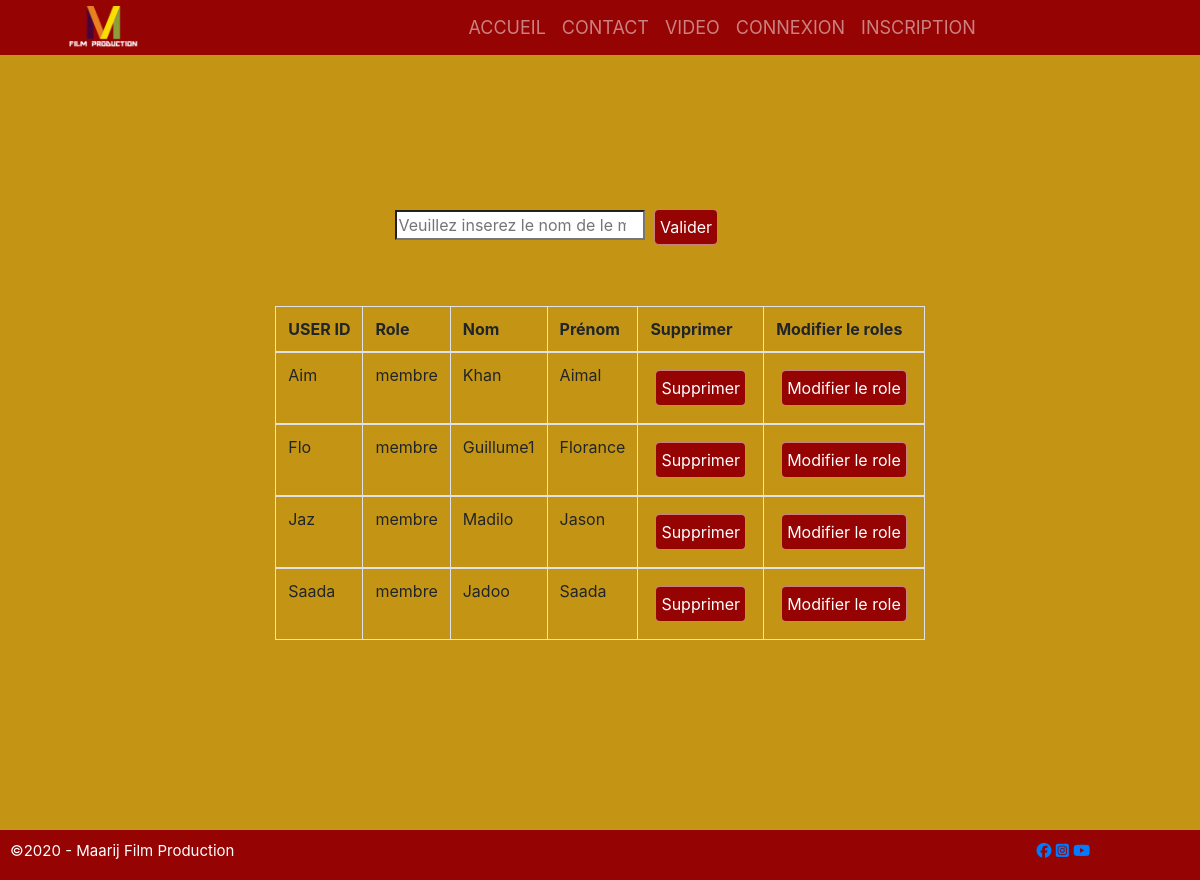
/Definir-role.php, run on the app's committed database.
### tables this page shows
CREATE TABLE `utilisateur` (
  `userID` varchar(100) NOT NULL,
  `Nom` varchar(100) NOT NULL,
  `prenom` varchar(100) NOT NULL,
  `adresse` varchar(100) NOT NULL,
  `mot_de_passe` varchar(100) NOT NULL,
  `role` varchar(250) NOT NULL
);

### Definir-role.php (the view, shortened to what this page needs)
<?php
include('menu.php');
$connection = ConnectionBD();
?>
<head>
    <link rel="stylesheet" href="./css/style2.css">
</head>
<div class="role_page_container" style="height: auto; min-height: 100%; margin-top: 30px">
    <div class="container" style="padding-left: 30%;">
        <form method="post" action="search-utilisateur.php">
            <input type="search" style="width:250px;" id="search" name="q" placeholder="Veuillez inserez le nom de le membre..." />
            <input type="submit" value="Valider" name="chercher" class="btn" />
        </form>
    </div>
    <div class="row">
        <div>
            <table class="table table-bordered">
                <thead>
                    <tr>
                        <th scope="col">USER ID</th>
                        <th scope="col">Role</th>
                        <th scope="col">Nom</th>
                        <th scope="col">Prénom</th>
                        <th scope="col">Supprimer</th>
                        <th scope="col">Modifier le roles</th>
                    </tr>
                </thead>
                <?php
                $select = $connection->prepare("SELECT * FROM utilisateur WHERE role='membre'");
                $select->execute();
                foreach ($select as $s) {
                ?>
                    <tbody>
                        <tr>
                            <td><?= $s['userID'] ?></td>
                            <td><?= $s['role'] ?></td>
                            <td><?= $s['Nom'] ?></td>
                            <td><?= $s['prenom'] ?></td>
                            <td> <a class="btn"  href="Definir-role.php?action=delete&userID=<?= $s['userID'] ?>&Nom<?= $s['Nom'] ?>">Supprimer</a></td>
                            <td> <a class="btn"  href="Definir-role1.php?action=modify&userID=<?= $s['userID'] ?> &Nom<?= $s['Nom'] ?>">Modifier le role </a></td><?php
                                                                                                                                                    } ?>
                        </tr>
                    </tbody>
                    <div class="card-body">
                    </div>
            </table>
        </div>
    </div>
</div>
 <?php include("footer.php"); ?>

### css/style2.css (style rules this page uses)
* { box-sizing: border-box; }
a { text-decoration: none; }
.btn { background: rgb(150, 3, 3); color: white; border-radius: 5px; padding: 5px; border: 1px rgba(255, 255, 255, 0.493) solid; margin: 5px; }
.role_page_container, .seach_utilisateur_page_container { display: flex; flex-direction: column; align-items: center; justify-content: center; margin-top: 150px; min-height: 400px; }

### data on the page
utilisateur: userID "Aim", role "membre", Nom "Khan", prenom "Aimal"
utilisateur: userID "Flo", role "membre", Nom "Guillume1", prenom "Florance"
utilisateur: userID "Jaz", role "membre", Nom "Madilo", prenom "Jason"
utilisateur: userID "Saada", role "membre", Nom "Jadoo", prenom "Saada"
